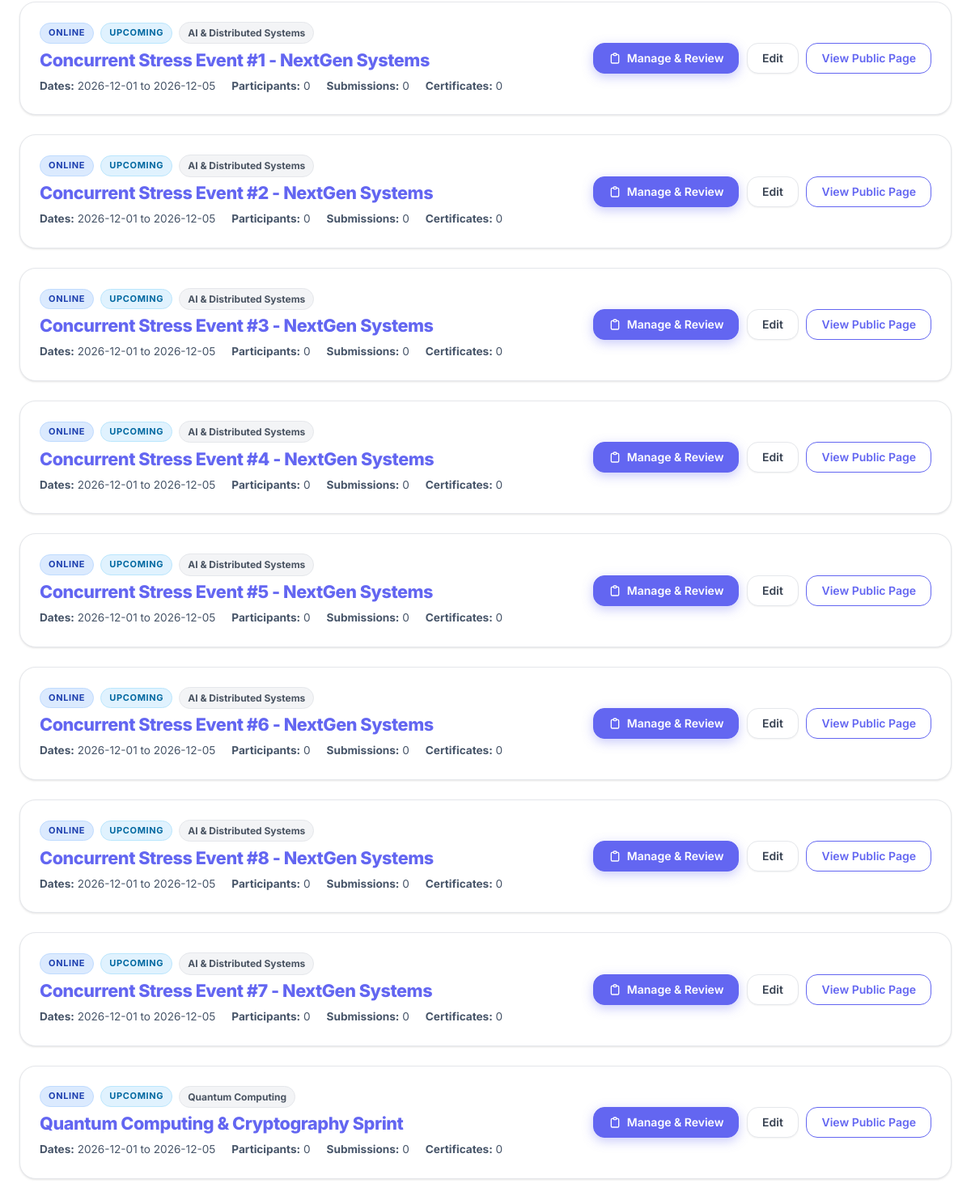
Before: /organizer/hub (signed in, middle part) with the older database file.
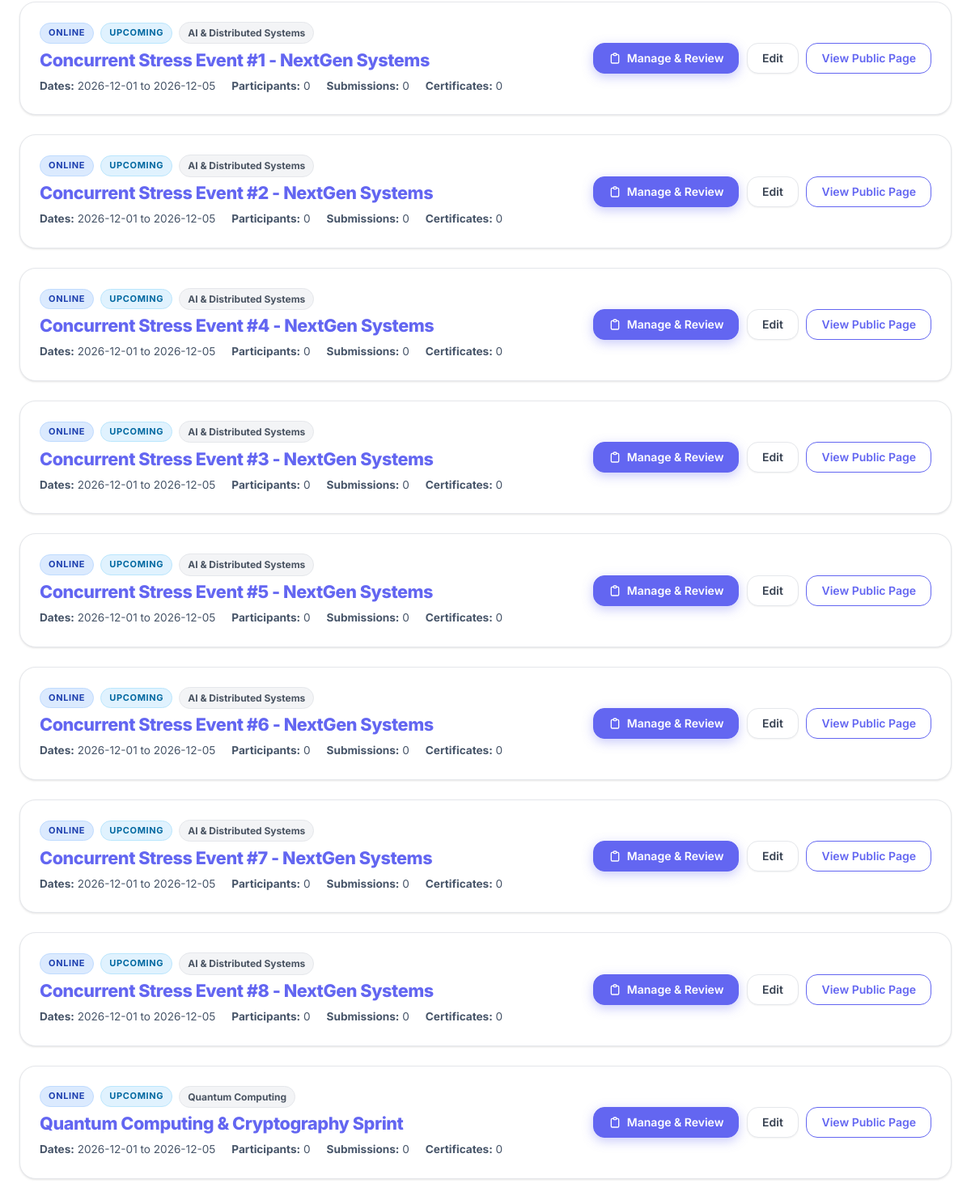
After: the same page with the newer database file.
### tables this page shows
CREATE TABLE hackathons (
        id INTEGER PRIMARY KEY AUTOINCREMENT,
        organizer_id INTEGER NOT NULL,
        title TEXT NOT NULL,
        tagline TEXT,
        description TEXT NOT NULL,
        theme TEXT NOT NULL,
        format TEXT NOT NULL DEFAULT 'online', -- 'online', 'in-person', 'hybrid'
        location TEXT,
        start_date TEXT NOT NULL,
        end_date TEXT NOT NULL,
        registration_deadline TEXT NOT NULL,
        submission_deadline TEXT NOT NULL,
        team_size_min INTEGER NOT NULL DEFAULT 1,
        team_size_max INTEGER NOT NULL DEFAULT 4,
        eligibility TEXT,
        rules TEXT,
        schedule TEXT,
        judging_criteria TEXT,
        prizes TEXT,
        banner_url TEXT,
        status TEXT NOT NULL DEFAULT 'upcoming', -- 'upcoming', 'ongoing', 'ended'
        created_at TEXT NOT NULL,
        updated_at TEXT NOT NULL,
        FOREIGN KEY (organizer_id) REFERENCES users (id) ON DELETE CASCADE
    );

### app.py (the view)
@app.route("/organizer/dashboard")
@app.route("/organizer")
@app.route("/organizer/hub")
@login_required
@role_required("organizer")
def organizer_dashboard():
    organizer_id = session["user_id"]
    db = get_db()
    search_q = request.args.get("q", "").strip()
    status_filter = request.args.get("status", "").strip()
    where_clause = "WHERE h.organizer_id = ?"
    params = [organizer_id]
    sql = f"""
        SELECT h.*,
               (SELECT COUNT(*) FROM registrations WHERE hackathon_id = h.id) as reg_count,
               (SELECT COUNT(*) FROM registrations WHERE hackathon_id = h.id AND status = 'pending') as pending_reg_count,
               (SELECT COUNT(*) FROM registrations WHERE hackathon_id = h.id AND status = 'accepted') as accepted_reg_count,
               (SELECT COUNT(*) FROM submissions WHERE hackathon_id = h.id) as sub_count,
               (SELECT COUNT(*) FROM submissions WHERE hackathon_id = h.id AND status IN ('pending', 'under_review')) as pending_count,
               (SELECT COUNT(*) FROM submissions WHERE hackathon_id = h.id AND status IN ('accepted', 'approved')) as accepted_count,
               (SELECT COUNT(*) FROM certificates WHERE hackathon_id = h.id) as cert_count
        FROM hackathons h
        {where_clause}
    """
    if search_q:
        sql += " AND (h.title LIKE ? OR h.theme LIKE ? OR h.tagline LIKE ?)"
        wildcard = f"%{search_q}%"
        params.extend([wildcard, wildcard, wildcard])
    if status_filter and status_filter != "all":
        sql += " AND h.status = ?"
        params.append(status_filter)
    sql += " ORDER BY h.created_at DESC"
    hackathons = db.execute(sql, params).fetchall()
    pending_registrations_list = db.execute("""
        SELECT r.*, h.title as hackathon_title, h.id as hackathon_id
        FROM registrations r
        JOIN hackathons h ON r.hackathon_id = h.id
        WHERE h.organizer_id = ? AND r.status = 'pending'
        ORDER BY r.registered_at DESC
    """, (organizer_id,)).fetchall()
    pending_submissions_list = db.execute("""
        SELECT s.*, h.title as hackathon_title, h.id as hackathon_id,
               u.name as submitter_name, u.email as submitter_email
        FROM submissions s
        JOIN hackathons h ON s.hackathon_id = h.id
        JOIN users u ON s.user_id = u.id
        WHERE h.organizer_id = ? AND s.status IN ('pending', 'under_review')
        ORDER BY s.submitted_at DESC
    """, (organizer_id,)).fetchall()
    stats = {
        "total_hackathons": len(hackathons),
        "total_registrations": sum(h["reg_count"] for h in hackathons),
        "pending_registrations": sum(h["pending_reg_count"] for h in hackathons),
        "total_submissions": sum(h["sub_count"] for h in hackathons),
        "pending_reviews": sum(h["pending_count"] for h in hackathons),
        "total_certificates": sum(h["cert_count"] for h in hackathons),
    }
    db.close()
    return render_template(
        "organizer/dashboard.html",
        hackathons=hackathons,
        stats=stats,
        pending_registrations_list=pending_registrations_list,
        pending_submissions_list=pending_submissions_list,
        search_query=search_q,
        status_filter=status_filter
    )

### app.py (called while the page is built, shortened)
@app.teardown_appcontext
def teardown_db(exception=None):
    close_db_connection(exception)

@app.before_request
def sync_ephemeral_container_data():
    if request.path.startswith("/static/") or request.path.startswith("/uploads/"):
        return
    cookie_val = request.cookies.get("hacksphere_events")
    all_hacks = list(session.get("created_hackathons", []))

@app.after_request
def persist_container_cookies(response):
    created = session.get("created_hackathons", [])
    return response

@app.context_processor
def inject_global_data():
    current_user = get_current_user()
    return {
        "current_user": current_user,
        "now": datetime.now()
    }

### database.py (called while the page is built)
def get_db():
    try:
        from flask import g, has_app_context
        if has_app_context():
            if not hasattr(g, "_database") or g._database is None:
                g._database = create_raw_connection()
            return RobustConnectionProxy(g._database, is_request=True)
    except (ImportError, RuntimeError):
        pass
    return RobustConnectionProxy(create_raw_connection(), is_request=False)

### templates/organizer/dashboard.html (shortened to what this page needs)
{% extends "base.html" %}
{% block content %}
<div class="container" style="padding-bottom: 4rem;">
  {% if hackathons %}
    <div style="display: flex; flex-direction: column; gap: 1.5rem;">
      {% for h in hackathons %}
        <div class="content-block" style="display: flex; justify-content: space-between; align-items: center; flex-wrap: wrap; gap: 1.5rem;">
          <div style="flex: 1; min-width: 280px;">
            <div style="display: flex; gap: 0.5rem; align-items: center; margin-bottom: 0.4rem;">
              <span class="badge badge-{{ h.format }}">{{ h.format }}</span>
              <span class="badge badge-{{ h.status }}">{{ h.status }}</span>
              <span class="badge badge-tag">{{ h.theme }}</span>
            </div>
            <h3 style="font-size: 1.35rem; font-weight: 800; color: var(--slate-900); margin-bottom: 0.35rem;">
              <a href="{{ url_for('organizer_manage_hackathon', hackathon_id=h.id) }}">{{ h.title }}</a>
            </h3>
            <div style="font-size: 0.85rem; color: var(--slate-600); display: flex; gap: 1.25rem; flex-wrap: wrap; margin-top: 0.5rem; align-items: center;">
              <div><strong>Dates:</strong> {{ h.start_date }} to {{ h.end_date }}</div>
              <div>
                <strong>Participants:</strong> {{ h.reg_count }}
              </div>
              <div>
                <strong>Submissions:</strong> {{ h.sub_count }}
              </div>
              <div><strong>Certificates:</strong> {{ h.cert_count }}</div>
            </div>
          </div>
          <div style="display: flex; gap: 0.6rem; flex-wrap: wrap;">
            <a href="{{ url_for('organizer_manage_hackathon', hackathon_id=h.id) }}" class="btn btn-primary">
              <svg width="16" height="16" fill="none" stroke="currentColor" viewBox="0 0 24 24">
                <path stroke-linecap="round" stroke-linejoin="round" stroke-width="2" d="M9 5H7a2 2 0 00-2 2v12a2 2 0 002 2h10a2 2 0 002-2V7a2 2 0 00-2-2h-2M9 5a2 2 0 002 2h2a2 2 0 002-2M9 5a2 2 0 012-2h2a2 2 0 012 2"/>
              </svg>
              Manage & Review
            </a>
            <a href="{{ url_for('hackathon_edit', hackathon_id=h.id) }}" class="btn btn-secondary">
              Edit
            </a>
            <a href="{{ url_for('hackathon_detail', hackathon_id=h.id) }}" class="btn btn-outline" target="_blank">
              View Public Page
            </a>
          </div>
        </div>
      {% endfor %}
    </div>
  {% endif %}
</div>
{% endblock %}

Changed rows visible on the page:
changed hackathons: title "Concurrent Stress Event #3 - NextGen Systems" → "Concurrent Stress Event #4 - NextGen Systems"
changed hackathons: title "Concurrent Stress Event #4 - NextGen Systems" → "Concurrent Stress Event #3 - NextGen Systems"
changed hackathons: title "Concurrent Stress Event #8 - NextGen Systems" → "Concurrent Stress Event #7 - NextGen Systems"
changed hackathons: title "Concurrent Stress Event #7 - NextGen Systems" → "Concurrent Stress Event #8 - NextGen Systems"
